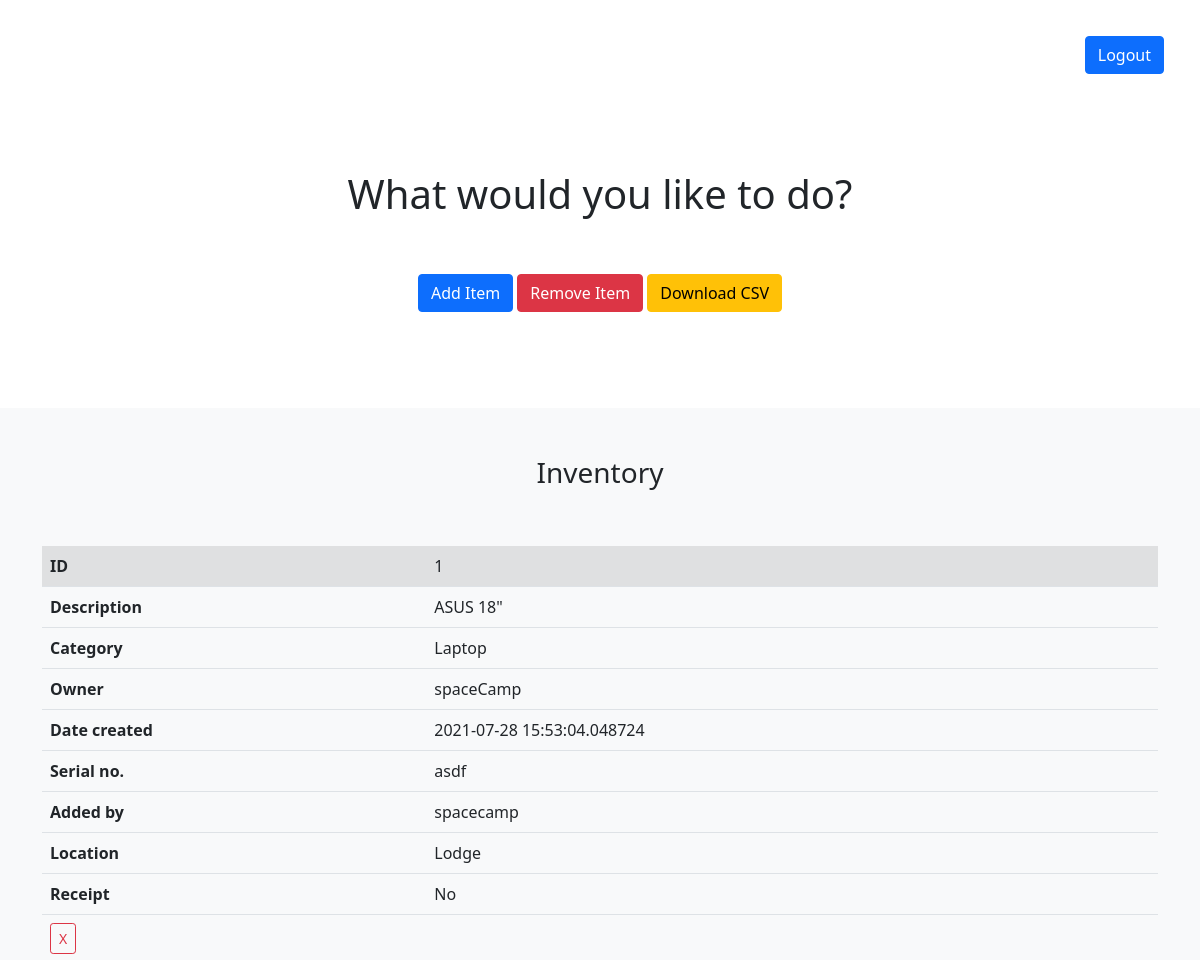
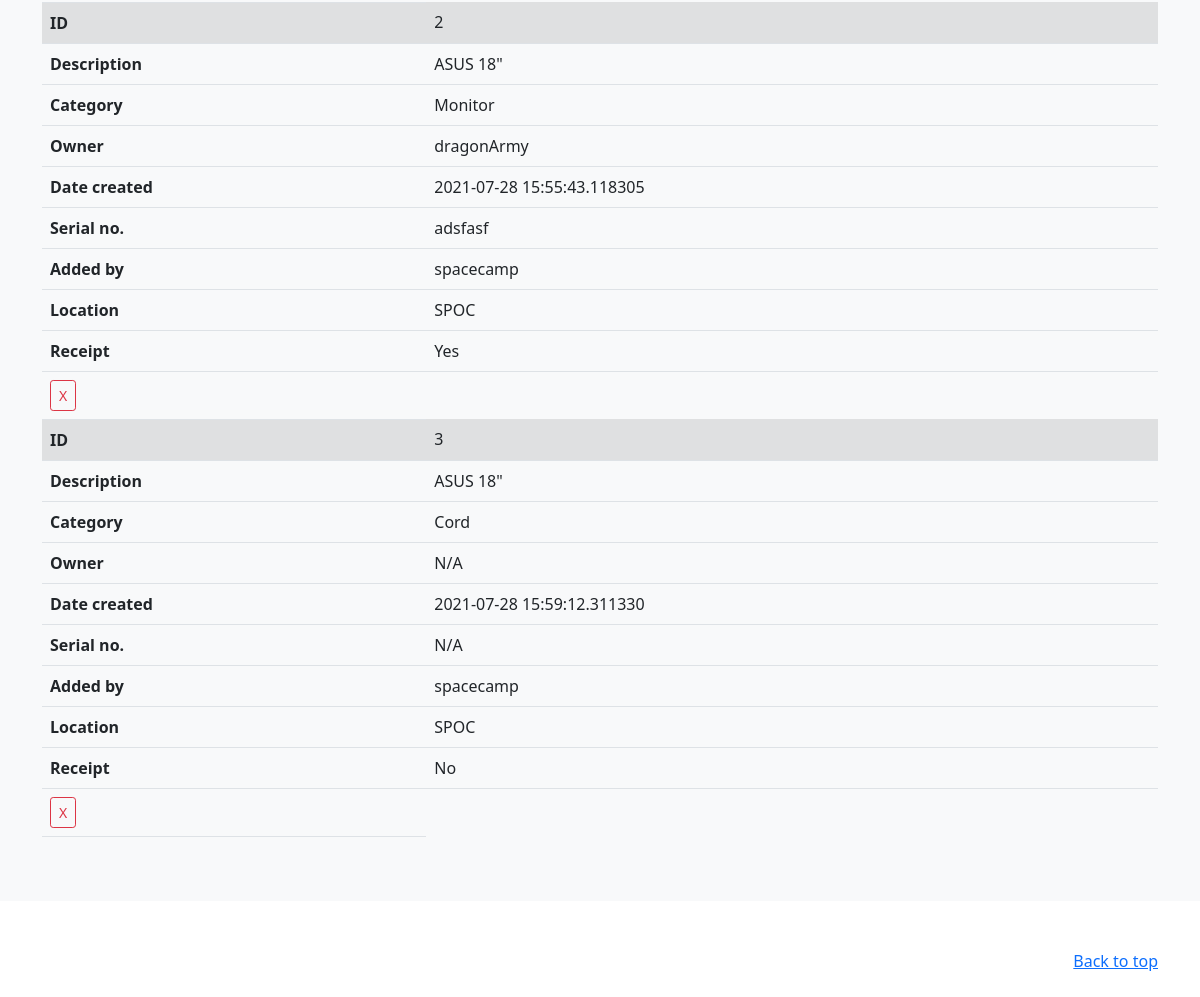
The page /dashboard (signed in) on the database its author committed (2 pictures, top to bottom).
### app.py (models this page shows, shortened)
class Item(db.Model):
    id = db.Column(db.Integer, primary_key=True)
    category = db.Column(db.String(100), nullable=False) # db.ForeignKey('category.category'),
    quantity = db.Column(db.Integer, nullable=False, default=0)
    date_created = db.Column(db.DateTime, default=datetime.utcnow)
    description = db.Column(db.String(200), nullable=False)
    added_by = db.Column(db.String(30), nullable=False)
    serialNo = db.Column(db.String(50), nullable=False)
    owner = db.Column(db.String(20), nullable=False)
    location = db.Column(db.String(20), nullable=False)
    receipt = db.Column(db.Boolean, default=False, nullable=False)

### app.py (the view)
@app.route("/dashboard", methods=['POST','GET'])
@login_required
def dashboard():
    items = Item.query.order_by(Item.date_created)
    return render_template("dashboard.html", username=current_user.username, items=items)

### app.py (called while the page is built)
@login_manager.user_loader
def load_user(user_id):
    return User.query.get(int(user_id))

### templates/dashboard.html (shortened to what this page needs)
<!doctype html>
<html lang="en">
<head>
   <link href="{{ url_for('static', filename='bootstrap.min.css') }}" rel="stylesheet">
</head>
<body>
   <div class="d-flex justify-content-end" id="logoutbox">
      <a class="btn btn-primary" href="/logout" role="button">Logout</a>
   </div>
   <main>
      <section class="py-5 text-center container">
         <div class="row py-lg-5">
            <div class="col-lg-6 col-md-8 mx-auto">
               <h1 class="fw-light">What would you like to do?</h1>
               <br><br>
               <a class="btn btn-primary" href="/add_item" role="button">Add Item</a>
               <a class="btn btn-danger" href="/remove_item_page" role="button">Remove Item</a>
               <a class="btn btn-warning" href="/writecsv" role="button">Download CSV</a>
            </div>
         </div>
      </section>
      <div class="album py-5 bg-light">
         <div class="container">
            <div class="d-flex justify-content-center">
               <h3>Inventory</h3>
            </div>
            <table class="table" id="mobileTable">
               <tbody>
                  {% for item in items %}
                  <tr class="table-active">
                     <th>ID</th>
                     <td>{{item.id}}</td>
                  </tr>
                  <tr>
                     <th>Description</th>
                     <td>{{item.description}}</td>
                  </tr>
                  <tr>
                     <th>Category</th>
                     <td>{{item.category}}</td>
                  </tr>
                  <tr>
                     <th>Owner</th>
                     <td>{{item.owner}}</td>
                  </tr>
                  <tr>
                     <th>Date created</th>
                     <td>{{item.date_created}}</td>
                  </tr>
                  <tr>
                     <th>Serial no.</th>
                     <td>{{item.serialNo}}</td>
                  </tr>
                  <tr>
                     <th>Added by</th>
                     <td>{{item.added_by}}</td>
                  </tr>
                  <tr>
                     <th>Location</th>
                     <td>{{item.location}}</td>
                  </tr>
                  <tr>
                     <th>Receipt</th>
                     {% if item.receipt %}
                        <td>Yes</td>
                     {% else: %}
                        <td>No</td>
                     {% endif %}
                  </tr>
                  <tr>
                     <td><a href="/remove_item{{item.id }}"
                        onclick="return confirm('Are you sure you want to delete this item?')"
                        class="btn btn-outline-danger btn-sm"> X </a></td>
                  </tr>
                  {% endfor %}
               </tbody>
            </table>
         </div>
   </main>
   <footer class="text-muted py-5">
      <div class="container">
         <p class="float-end mb-1">
            <a href="#">Back to top</a>
         </p>
      </div>
   </footer>
</body>
</html>

### templates/dashboard.html (style rules this page uses)
#logoutbox { padding-right: 3%; padding-top: 3%; }

### rows shown on the page
Item: id "1", description "ASUS 18\"", category "Laptop", owner "spaceCamp", date_created "2021-07-28 15:53:04.048724", serialNo "asdf", added_by "spacecamp", location "Lodge", receipt "No"
Item: id "2", description "ASUS 18\"", category "Monitor", owner "dragonArmy", date_created "2021-07-28 15:55:43.118305", serialNo "adsfasf", added_by "spacecamp", location "SPOC", receipt "Yes"
Item: id "3", description "ASUS 18\"", category "Cord", owner "N/A", date_created "2021-07-28 15:59:12.311330", serialNo "N/A", added_by "spacecamp", location "SPOC", receipt "No"
